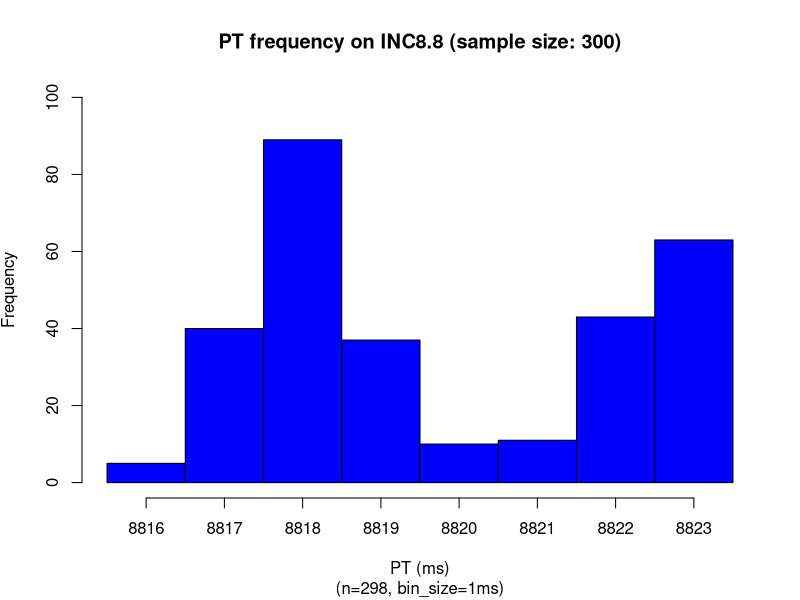
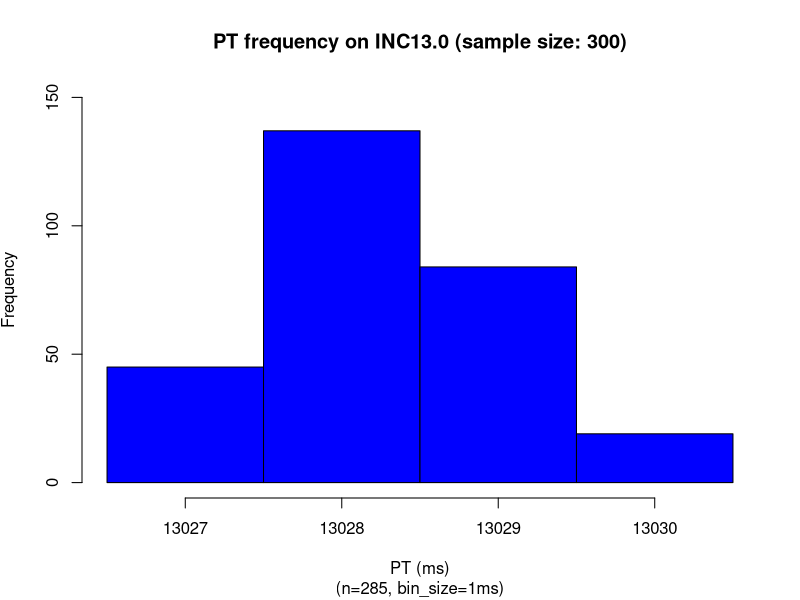
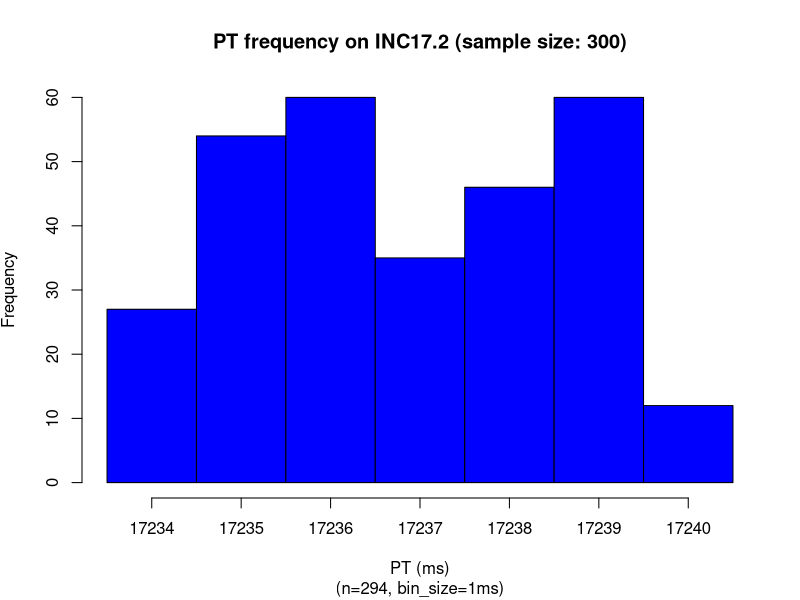
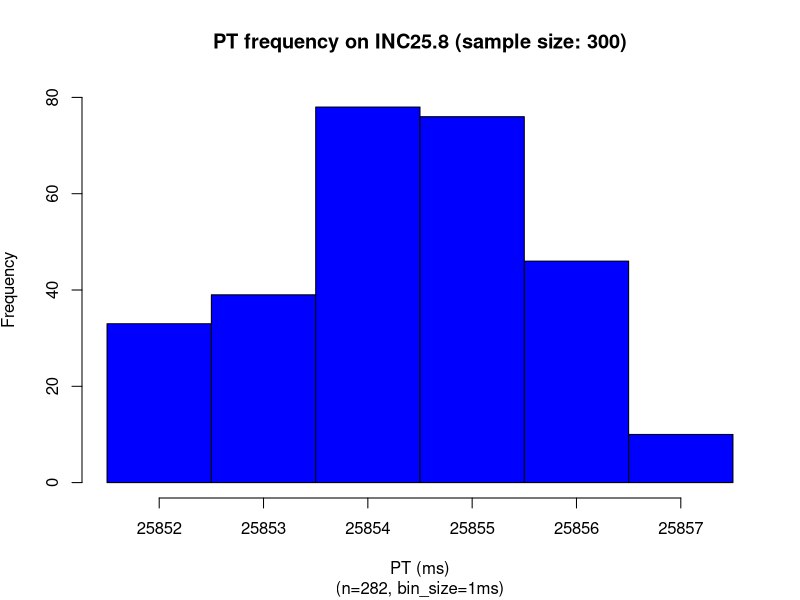
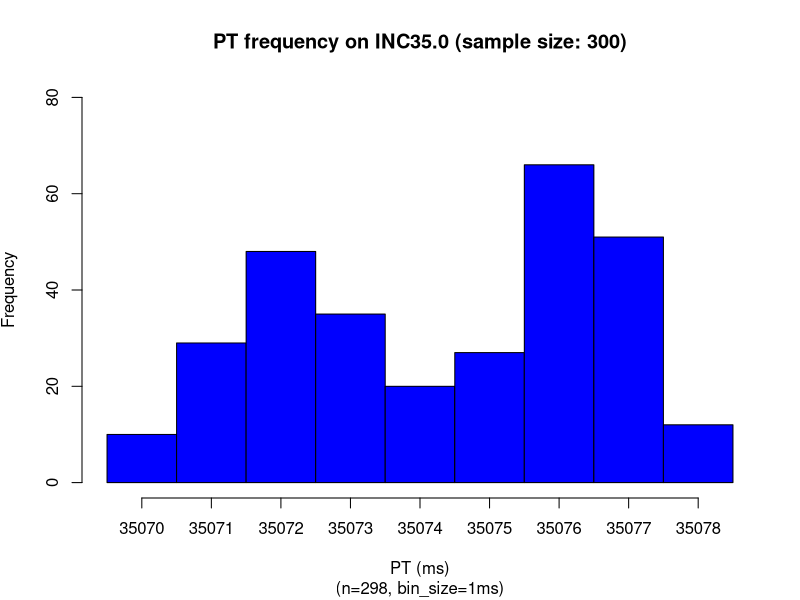
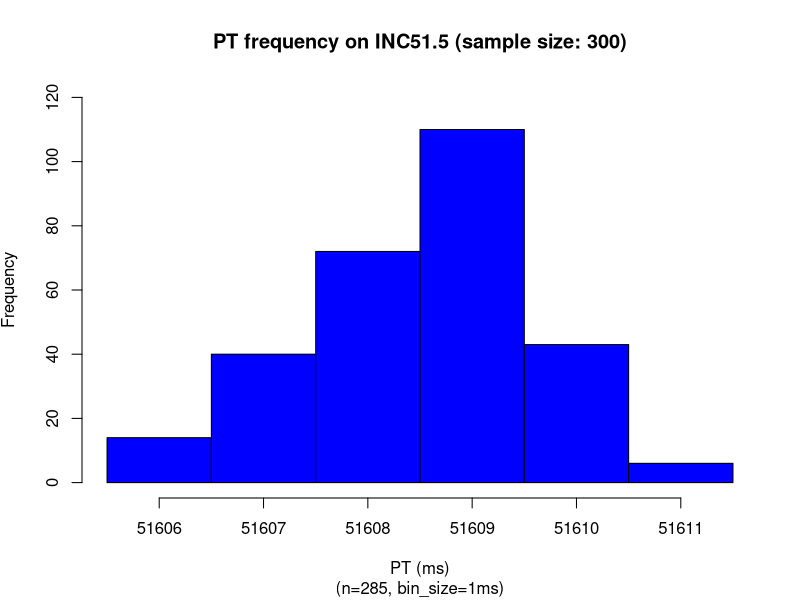

Here is the R script that generated these plots, in order:
### INC8.8
numSamples <- 300
x = read.csv(file="INC8.8.dat",head=TRUE,sep="\t")
x <- subset(x, x$ITERNUM <= numSamples)
setEPS()
postscript("inc8.8_dist.eps")
binsize=1
#x <- subset(x, x$ITERNUM != 9394)
x_up = mean(x$PRTIME) + 2*sd(x$PRTIME)
x_dn = mean(x$PRTIME) - 2*sd(x$PRTIME)
x = subset(x, x$PRTIME >= x_dn & x$PRTIME <= x_up)
xmin <-min(x$PRTIME)
xmax <-max(x$PRTIME)
xmin
xmax
nbins <- ceiling((xmax-xmin) / binsize)
h = hist(x$PRTIME, right=F, breaks=seq(xmin,xmax+binsize,binsize),plot=F)
xmin <-min(x$PRTIME)
xmax <-max(x$PRTIME)
ymax <- max(h$counts)
ymax <- ceiling(ymax/100)*100
ymax <- 100
plot(h, xaxt='n', freq=TRUE,ylim=c(0,ymax), col="blue", main='PT frequency on INC8.8 (sample size: 300)', 
sub=paste("(n=",nrow(x),", bin_size=",binsize,"ms)",sep=""), 
xlab='PT (ms)', ylab=expression('Frequency'))
#axis(side=1,at=seq(min(h$mids),max(h$mids)+binsize,binsize),labels=seq(ceiling(min(h$mids)),ceiling(max(h$mids))+binsize,binsize))
axis(side=1,at=h$mids,labels=seq(xmin,xmax,1))
dev.off()

### INC13.0
numSamples <- 300
x = read.csv(file="INC13.0.dat",head=TRUE,sep="\t")
x <- subset(x, x$ITERNUM <= numSamples)
setEPS()
postscript("inc13.0_dist.eps")
binsize=1
#x <- subset(x, x$ITERNUM != 9394)
x_up = mean(x$PRTIME) + 2*sd(x$PRTIME)
x_dn = mean(x$PRTIME) - 2*sd(x$PRTIME)
x = subset(x, x$PRTIME >= x_dn & x$PRTIME <= x_up)
xmin <-min(x$PRTIME)
xmax <-max(x$PRTIME)
xmin
xmax
nbins <- ceiling((xmax-xmin) / binsize)
h = hist(x$PRTIME, right=F, breaks=seq(xmin,xmax+binsize,binsize),plot=F)
xmin <-min(x$PRTIME)
xmax <-max(x$PRTIME)
ymax <- max(h$counts)
ymax <- ceiling(ymax/100)*100
ymax <- 150
plot(h, xaxt='n', freq=TRUE,ylim=c(0,ymax), col="blue", main='PT frequency on INC13.0 (sample size: 300)', 
sub=paste("(n=",nrow(x),", bin_size=",binsize,"ms)",sep=""), 
xlab='PT (ms)', ylab=expression('Frequency'))
#axis(side=1,at=seq(min(h$mids),max(h$mids)+binsize,binsize),labels=seq(ceiling(min(h$mids)),ceiling(max(h$mids))+binsize,binsize))
axis(side=1,at=h$mids,labels=seq(xmin,xmax,1))
dev.off()

### INC17.2
numSamples <- 300
x = read.csv(file="INC17.2.dat",head=TRUE,sep="\t")
x <- subset(x, x$ITERNUM <= numSamples)
setEPS()
postscript("inc17.2_dist.eps")
binsize=1
#x <- subset(x, x$ITERNUM != 9394)
x_up = mean(x$PRTIME) + 2*sd(x$PRTIME)
x_dn = mean(x$PRTIME) - 2*sd(x$PRTIME)
x = subset(x, x$PRTIME >= x_dn & x$PRTIME <= x_up)
xmin <-min(x$PRTIME)
xmax <-max(x$PRTIME)
xmin
xmax
nbins <- ceiling((xmax-xmin) / binsize)
h = hist(x$PRTIME, right=F, breaks=seq(xmin,xmax+binsize,binsize),plot=F)
xmin <-min(x$PRTIME)
xmax <-max(x$PRTIME)
ymax <- max(h$counts)
ymax <- ceiling(ymax/100)*100
ymax <- 60
plot(h, xaxt='n', freq=TRUE,ylim=c(0,ymax), col="blue", main='PT frequency on INC17.2 (sample size: 300)', 
sub=paste("(n=",nrow(x),", bin_size=",binsize,"ms)",sep=""), 
xlab='PT (ms)', ylab=expression('Frequency'))
#axis(side=1,at=seq(min(h$mids),max(h$mids)+binsize,binsize),labels=seq(ceiling(min(h$mids)),ceiling(max(h$mids))+binsize,binsize))
axis(side=1,at=h$mids,labels=seq(xmin,xmax,1))
dev.off()

### INC25.8
numSamples <- 300
x = read.csv(file="INC25.8.dat",head=TRUE,sep="\t")
x <- subset(x, x$ITERNUM <= numSamples)
setEPS()
postscript("inc25.8_dist.eps")
binsize=1
#x <- subset(x, x$ITERNUM != 9394)
x_up = mean(x$PRTIME) + 2*sd(x$PRTIME)
x_dn = mean(x$PRTIME) - 2*sd(x$PRTIME)
x = subset(x, x$PRTIME >= x_dn & x$PRTIME <= x_up)
xmin <-min(x$PRTIME)
xmax <-max(x$PRTIME)
xmin
xmax
nbins <- ceiling((xmax-xmin) / binsize)
h = hist(x$PRTIME, right=F, breaks=seq(xmin,xmax+binsize,binsize),plot=F)
xmin <-min(x$PRTIME)
xmax <-max(x$PRTIME)
ymax <- max(h$counts)
ymax <- ceiling(ymax/100)*100
ymax <- 80
plot(h, xaxt='n', freq=TRUE,ylim=c(0,ymax), col="blue", main='PT frequency on INC25.8 (sample size: 300)', 
sub=paste("(n=",nrow(x),", bin_size=",binsize,"ms)",sep=""), 
xlab='PT (ms)', ylab=expression('Frequency'))
#axis(side=1,at=seq(min(h$mids),max(h$mids)+binsize,binsize),labels=seq(ceiling(min(h$mids)),ceiling(max(h$mids))+binsize,binsize))
axis(side=1,at=h$mids,labels=seq(xmin,xmax,1))
dev.off()

### INC35.0
numSamples <- 300
x = read.csv(file="INC35.0.dat",head=TRUE,sep="\t")
x <- subset(x, x$ITERNUM <= numSamples)
setEPS()
postscript("inc35.0_dist.eps")
binsize=1
#x <- subset(x, x$ITERNUM != 9394)
x_up = mean(x$PRTIME) + 2*sd(x$PRTIME)
x_dn = mean(x$PRTIME) - 2*sd(x$PRTIME)
x = subset(x, x$PRTIME >= x_dn & x$PRTIME <= x_up)
xmin <-min(x$PRTIME)
xmax <-max(x$PRTIME)
xmin
xmax
nbins <- ceiling((xmax-xmin) / binsize)
h = hist(x$PRTIME, right=F, breaks=seq(xmin,xmax+binsize,binsize),plot=F)
xmin <-min(x$PRTIME)
xmax <-max(x$PRTIME)
ymax <- max(h$counts)
ymax <- ceiling(ymax/100)*100
ymax <- 80
plot(h, xaxt='n', freq=TRUE,ylim=c(0,ymax), col="blue", main='PT frequency on INC35.0 (sample size: 300)', 
sub=paste("(n=",nrow(x),", bin_size=",binsize,"ms)",sep=""), 
xlab='PT (ms)', ylab=expression('Frequency'))
#axis(side=1,at=seq(min(h$mids),max(h$mids)+binsize,binsize),labels=seq(ceiling(min(h$mids)),ceiling(max(h$mids))+binsize,binsize))
axis(side=1,at=h$mids,labels=seq(xmin,xmax,1))
dev.off()

### INC51.5
numSamples <- 300
x = read.csv(file="INC51.5.dat",head=TRUE,sep="\t")
x <- subset(x, x$ITERNUM <= numSamples)
setEPS()
postscript("inc51.5_dist.eps")
binsize=1
#x <- subset(x, x$ITERNUM != 9394)
x_up = mean(x$PRTIME) + 2*sd(x$PRTIME)
x_dn = mean(x$PRTIME) - 2*sd(x$PRTIME)
x = subset(x, x$PRTIME >= x_dn & x$PRTIME <= x_up)
xmin <-min(x$PRTIME)
xmax <-max(x$PRTIME)
xmin
xmax
nbins <- ceiling((xmax-xmin) / binsize)
h = hist(x$PRTIME, right=F, breaks=seq(xmin,xmax+binsize,binsize),plot=F)
xmin <-min(x$PRTIME)
xmax <-max(x$PRTIME)
ymax <- max(h$counts)
ymax <- ceiling(ymax/100)*100
ymax <- 120
plot(h, xaxt='n', freq=TRUE,ylim=c(0,ymax), col="blue", main='PT frequency on INC51.5 (sample size: 300)', 
sub=paste("(n=",nrow(x),", bin_size=",binsize,"ms)",sep=""), 
xlab='PT (ms)', ylab=expression('Frequency'))
#axis(side=1,at=seq(min(h$mids),max(h$mids)+binsize,binsize),labels=seq(ceiling(min(h$mids)),ceiling(max(h$mids))+binsize,binsize))
axis(side=1,at=h$mids,labels=seq(xmin,xmax,1))
dev.off()
